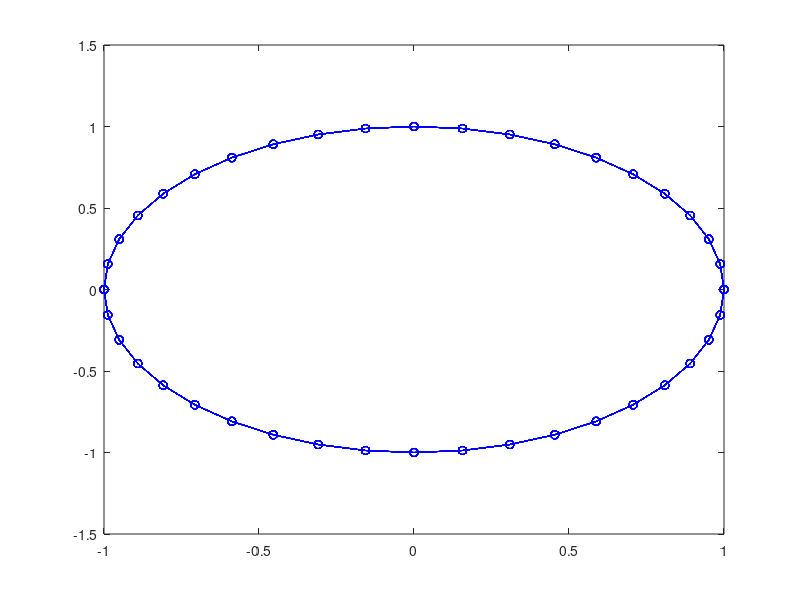
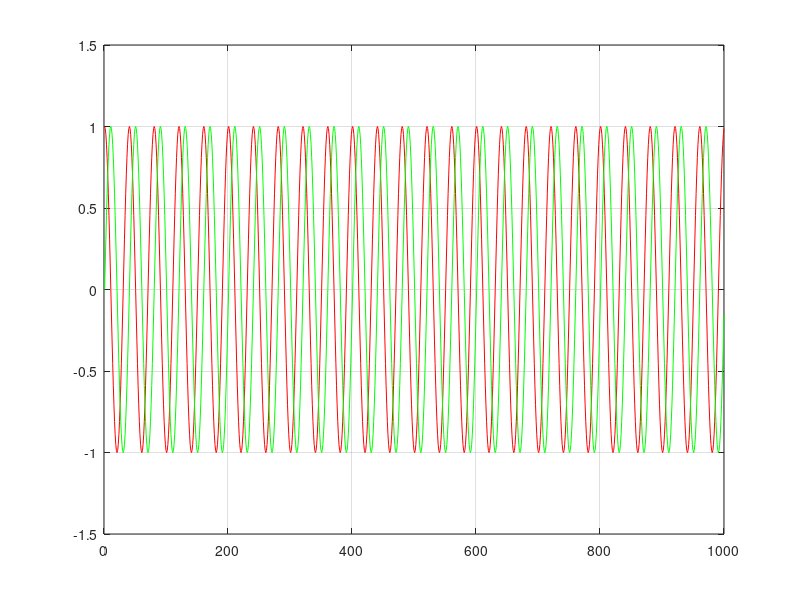
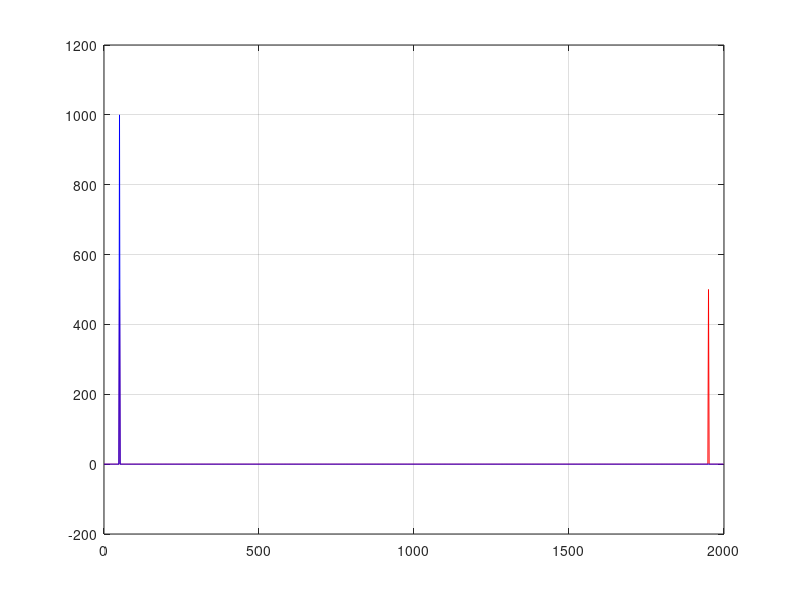

Source code (MATLAB) for these figures, in order:
clc; clear; close all;

Nx=1000; fs=2000; f0=fs/40; x=cos(2*pi*(f0/fs)*(0:Nx-1));

xa1 = hilbert(x); %hilbert filter using matlab function


X=fft(x);
n=1:Nx/2; X(n)=-1i*X(n); % positive frequencies
X(1)=0; X(Nx/2+1)=0;
n=Nx/2+2:Nx; X(n)= 1i*X(n); % negative frequencies
xH=real(ifft(X));
xa2=x+1i*xH; % analytic signal
figure(1)
plot(x, xH, '-ob');

figure(2)
plot(x, 'r'); hold on; grid on;
plot(xH, 'g');

f = fs/Nx *(0:Nx-1);
X = fft(x);
Xa = fft(xa1);
figure(3)
plot(f, X, 'r'); hold on, grid on;
plot(f, Xa, 'b');
